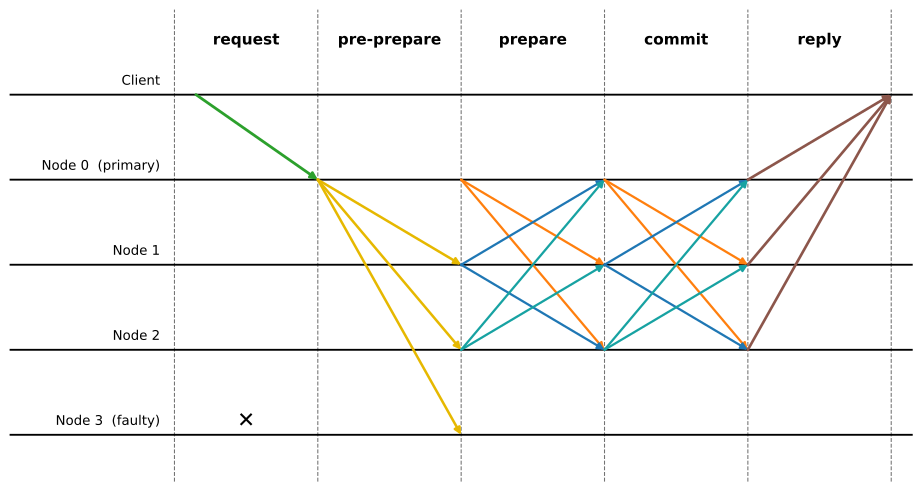

Recreate this plot in Python.
# Generator for Figure 3.2 (pbft-flow). Renders pbft-flow.{svg,pdf} in this dir.
# Run: python3 pbft-flow.py
# Wide message-flow layout kept compact (aspect ~1.9) so it stays legible when
# scaled to text width in the thesis; see wiki/diagrams/index.md.
import matplotlib
matplotlib.use('Agg')
import matplotlib.pyplot as plt
import os

fig, ax = plt.subplots(figsize=(9.5, 5.0))

# ── grid: 5 phase columns between 6 vertical dividers ────────────────────────
PHASES = ['request', 'pre-prepare', 'prepare', 'commit', 'reply']
DIV    = [0, 1, 2, 3, 4, 5]        # x of the 6 vertical dividers
ROWS   = ['Client', 'Node 0  (primary)', 'Node 1', 'Node 2', 'Node 3  (faulty)']
Y      = {'C': 4, 0: 3, 1: 2, 2: 1, 3: 0}

for y in Y.values():
    ax.axhline(y, color='black', lw=1.4, zorder=1)
for x in DIV:
    ax.axvline(x, color='black', lw=0.8, ls='--', alpha=0.55, zorder=1)
for i, label in enumerate(PHASES):
    mid = (DIV[i] + DIV[i+1]) / 2
    ax.text(mid, 4.64, label, ha='center', va='center', fontsize=11.5, fontweight='bold')
for label, y in zip(ROWS, Y.values()):
    ax.text(-0.1, y + 0.16, label, ha='right', va='center', fontsize=10)
ax.text(0.5, 0.16, '✕', ha='center', va='center', fontsize=16,
        color='black', fontweight='bold')

def arrow(xa, ya, xb, yb, color, lw=1.7):
    ax.annotate('', xy=(xb, yb), xytext=(xa, ya),
                arrowprops=dict(arrowstyle='-|>', color=color, lw=lw,
                                shrinkA=0, shrinkB=0), zorder=3)

# colour by sender so the woven pattern stays readable
C_GREEN  = '#2ca02c'   # request
C_YELLOW = '#e6b800'   # pre-prepare (primary)
C_N0     = '#ff7f0e'   # node 0 sends
C_N1     = '#1f77b4'   # node 1 sends
C_N2     = '#17a2a2'   # node 2 sends
C_BROWN  = '#8c564b'   # reply

arrow(0.15, 4, 1, 3, C_GREEN, lw=2.1)                 # request
arrow(1, 3, 2, 2, C_YELLOW, lw=1.9)                   # pre-prepare
arrow(1, 3, 2, 1, C_YELLOW, lw=1.9)
arrow(1, 3, 2, 0, C_YELLOW, lw=1.9)
arrow(2, 3, 3, 2, C_N0); arrow(2, 3, 3, 1, C_N0)      # prepare
arrow(2, 2, 3, 3, C_N1); arrow(2, 2, 3, 1, C_N1)
arrow(2, 1, 3, 3, C_N2); arrow(2, 1, 3, 2, C_N2)
arrow(3, 3, 4, 2, C_N0); arrow(3, 3, 4, 1, C_N0)      # commit
arrow(3, 2, 4, 3, C_N1); arrow(3, 2, 4, 1, C_N1)
arrow(3, 1, 4, 3, C_N2); arrow(3, 1, 4, 2, C_N2)
arrow(4, 3, 5, 4, C_BROWN, lw=2.0)                    # reply
arrow(4, 2, 5, 4, C_BROWN, lw=2.0)
arrow(4, 1, 5, 4, C_BROWN, lw=2.0)

ax.set_xlim(-1.15, 5.15)
ax.set_ylim(-0.55, 5.0)
ax.axis('off')
plt.tight_layout(pad=0.3)
out = os.path.dirname(os.path.abspath(__file__))
plt.savefig(f'{out}/pbft-flow.svg', bbox_inches='tight')
plt.savefig(f'{out}/pbft-flow.pdf', bbox_inches='tight')
print('pbft-flow done')
